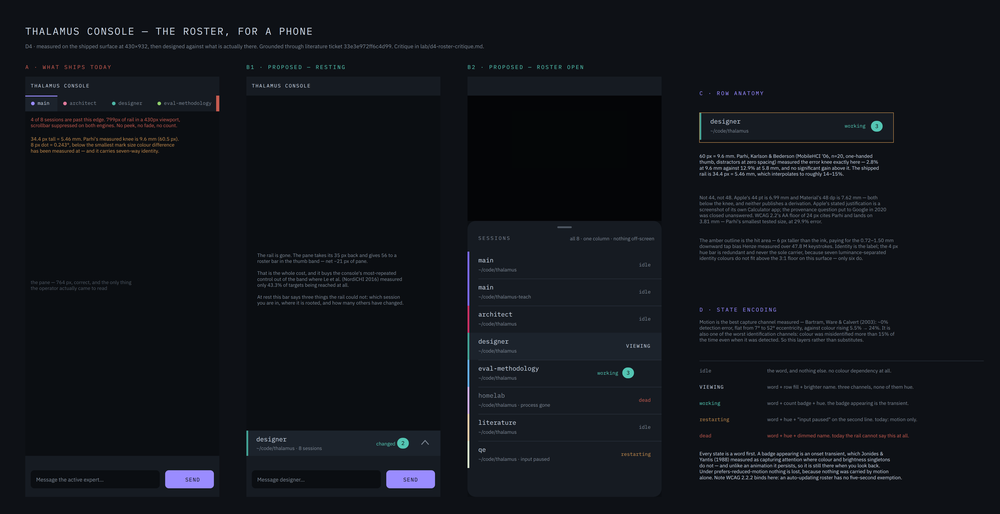
#> input picture lab/assets/d4-console-roster.png, 1000 x 514 px, shrunk from 4432 x 2280 before the run
$ python build-frames.py --dir ../lab/assets
#> lines starting #> are read from the running program, lines starting #| are printed output that depends on the picture; after the words box and inside, x2 and y2 are one past the last pixel; in counts of white or black regions, pixels touching at a corner belong together
#!/usr/bin/env python3
"""Turn a directory of images into frame themes for `thalamus console --frames`.

For each image: find the sign/panel the terminal text should sit in, darken any
figures leaning into it so text stays legible, and record the panel geometry as
fractions of the image. Consumers scale the image into a viewport of unknown size,
so fractions hold where pixel offsets would not.

Usage:
    build-frames.py --dir ~/frames [--scrim 0.74]
    thalamus console --frames ~/frames/frames.lua

Detection can be overridden per file in `panels.json` beside the images:
    { "my-image.png": {"left": 346, "top": 222, "right": 1333, "bottom": 872} }

This is ONE producer of the frame file, not the definition of it. The file is a
contract — anything emitting {name, path, panel} works, and hand-authoring is a
first-class path. The generator ships because without it the geometry is
reproducible only by hand. WezTerm consumes the same file, so pointing `--dir` at
`$WEZTERM_CONFIG_DIR/frames` makes one frame serve both. Format and workflow:
docs/frame-themes.md.

Needs pillow, numpy and scipy — `uv sync --extra frames`. Nothing else in Thalamus
wants them, which is why they are an optional extra and this lives outside the
package.
"""
import argparse
import json
import os
import sys

import numpy as np
from PIL import Image, ImageDraw, ImageFilter
from scipy import ndimage

EXTS = ('.png', '.jpg', '.jpeg', '.webp', '.gif', '.bmp')
DARK = 60        # luminance below this counts as "panel", not "art"
TOL = 20         # per-channel distance from the panel colour that still counts as panel
TEXT_INSET = 18  # keep glyphs off the glowing border
RADIUS = 42
FEATHER = 9


def luminance(im):
    a = np.asarray(im.convert('RGB'), dtype=np.float32)
    return 0.299 * a[..., 0] + 0.587 * a[..., 1] + 0.114 * a[..., 2]


def largest_dark_rect(dark):
    """Biggest all-dark axis-aligned rectangle (maximal rectangle in histogram)."""
    h, w = dark.shape
    heights = np.zeros(w, dtype=int)
    best = (0, 0, 0, 0, 0)
    for y in range(h):
        heights = np.where(dark[y], heights + 1, 0)
        stack = []
        for i, cur in enumerate(list(heights) + [0]):
            start = i
            while stack and stack[-1][1] > cur:
                idx, hh = stack.pop()
                area = hh * (i - idx)
                if area > best[0]:
                    best = (area, idx, y - hh + 1, i - 1, y)
                start = idx
            stack.append((start, cur))
    return best[1:]  # x0, y0, x1, y1


def detect_panel(im):
    """Find the sign.

    Seed with the largest rectangle that touches no artwork, read the panel's
    flat colour out of it, then take every pixel of that colour connected to the
    seed. Growing the seed by darkness alone doesn't work: figures leaning over
    the sign make the border rows only ~30% dark, and the threshold you'd need to
    grow past them also runs off the sign into dark scenery behind it. Colour
    identity has a hard edge where the sign ends; darkness doesn't.
    """
    a = np.asarray(im.convert('RGB'), dtype=np.int16)
    h, w = a.shape[:2]
    x0, y0, x1, y1 = largest_dark_rect(luminance(im) < DARK)

    panel_rgb = np.median(a[y0:y1 + 1, x0:x1 + 1].reshape(-1, 3), axis=0)
    same = np.abs(a - panel_rgb).max(axis=2) <= TOL
    lab, _n = ndimage.label(same)
    comp = lab == lab[(y0 + y1) // 2, (x0 + x1) // 2]

    ys, xs = np.nonzero(comp)
    return dict(left=int(xs.min()), top=int(ys.min()),
                right=int(xs.max()), bottom=int(ys.max()))


def build(path, panel, scrim, built_dir):
    im = Image.open(path).convert('RGB')
    w, h = im.size

    mask = Image.new('L', (w, h), 0)
    ImageDraw.Draw(mask).rounded_rectangle(
        [panel['left'] + 6, panel['top'] + 6, panel['right'] - 6, panel['bottom'] - 6],
        radius=RADIUS, fill=255)
    mask = mask.filter(ImageFilter.GaussianBlur(FEATHER))

    a = np.asarray(im, dtype=np.float32)
    navy = np.median(a[np.asarray(mask) > 200], axis=0) if (np.asarray(mask) > 200).any() \
        else np.array([16., 15., 27.])
    m = (np.asarray(mask, dtype=np.float32) / 255.0)[..., None] * scrim
    out = Image.fromarray((a * (1 - m) + navy * m).astype(np.uint8))

    os.makedirs(built_dir, exist_ok=True)
    dest = os.path.join(built_dir, os.path.splitext(os.path.basename(path))[0] + '.png')
    out.save(dest)

    t = dict(left=panel['left'] + TEXT_INSET, top=panel['top'] + TEXT_INSET,
             right=panel['right'] - TEXT_INSET, bottom=panel['bottom'] - TEXT_INSET)
    return dest, navy, dict(
        left=t['left'] / w, right=(w - t['right']) / w,
        top=t['top'] / h, bottom=(h - t['bottom']) / h)


def main():
    ap = argparse.ArgumentParser(description=__doc__.splitlines()[0])
    ap.add_argument('--dir', required=True, metavar='PATH',
                    help='directory of source images; frames.lua is written here')
    ap.add_argument('--scrim', type=float, default=0.74,
                    help='0 = leave art untouched, 1 = erase figures inside the panel')
    args = ap.parse_args()

    src_dir = os.path.expanduser(args.dir)
    built_dir = os.path.join(src_dir, 'built')
    panels_json = os.path.join(src_dir, 'panels.json')
    frames_lua = os.path.join(src_dir, 'frames.lua')

    os.makedirs(src_dir, exist_ok=True)
    overrides = {}
    if os.path.exists(panels_json):
        with open(panels_json) as fh:
            overrides = json.load(fh)

    images = sorted(f for f in os.listdir(src_dir)
                    if f.lower().endswith(EXTS) and not f.startswith('.'))
    if not images:
        sys.exit('no images in %s -- drop some in and re-run' % src_dir)

    entries = []
    for name in images:
        path = os.path.join(src_dir, name)
        im = Image.open(path)
#> im is the input picture: PIL image 1000x514 RGB; mean R, G, B 17.3, 20.5, 25.9
        w, h = im.size
#> w = 1000; h = 514
        # Animated backgrounds animate, but only frame 1 is measured for geometry.
        animated = getattr(im, 'n_frames', 1) > 1
#> animated = False

        if name in overrides:
            panel, how = overrides[name], 'panels.json'
        else:
            panel, how = detect_panel(im), 'detected'
#> in largest_dark_rect, `h, w = dark.shape`: h = 514; w = 1000
#> after the loop in largest_dark_rect, `for y in range(h):`: best = (77982, 0, 153, 245, 469); heights = 1000 values, max 514 at index 0, min 25 at index 168, mean 209.3
#> in detect_panel, `x0, y0, x1, y1 = largest_dark_rect(luminance(im) < DARK)`: x0 = 0; y0 = 153; x1 = 245; y1 = 469
#> in detect_panel, `panel_rgb = np.median(a[y0:y1 + 1, x0:x1 + 1].reshape(-1, 3), axis=0)`: panel_rgb = [11, 14, 18]
#> in detect_panel, `same = np.abs(a - panel_rgb).max(axis=2) <= TOL`:
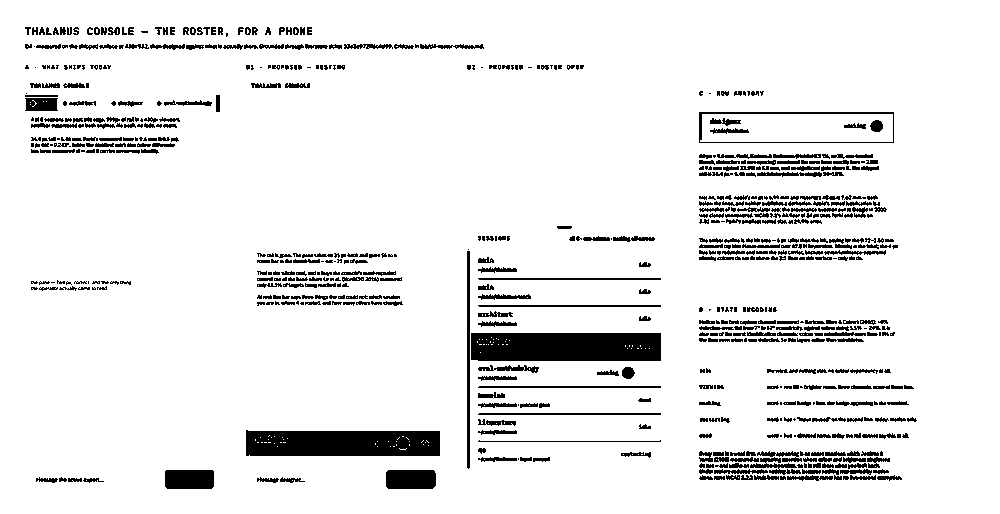
#> same: shape (514, 1000) bool; 91.8% white; 697 black regions (203 under 20 px), largest, box (x1, y1, x2, y2) and area: (471, 333, 661, 361) 5268, (246, 430, 440, 456) 4784, (386, 470, 436, 489) 934
#> in detect_panel, `lab, _n = ndimage.label(same)`:
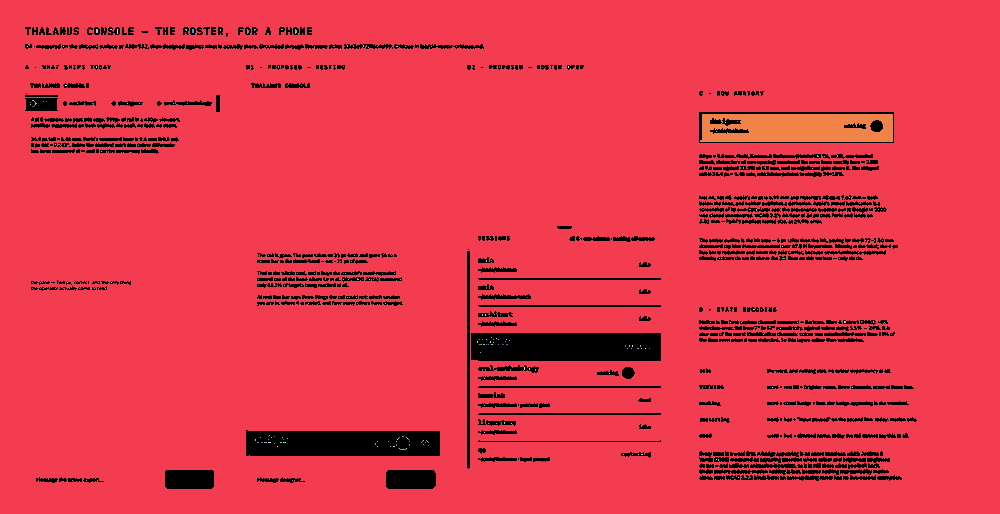
#> lab: shape (514, 1000) int32; 329 distinct labels, from 0 to 328; one colour per label, 0 black
#> in detect_panel, `comp = lab == lab[(y0 + y1) // 2, (x0 + x1) // 2]`:
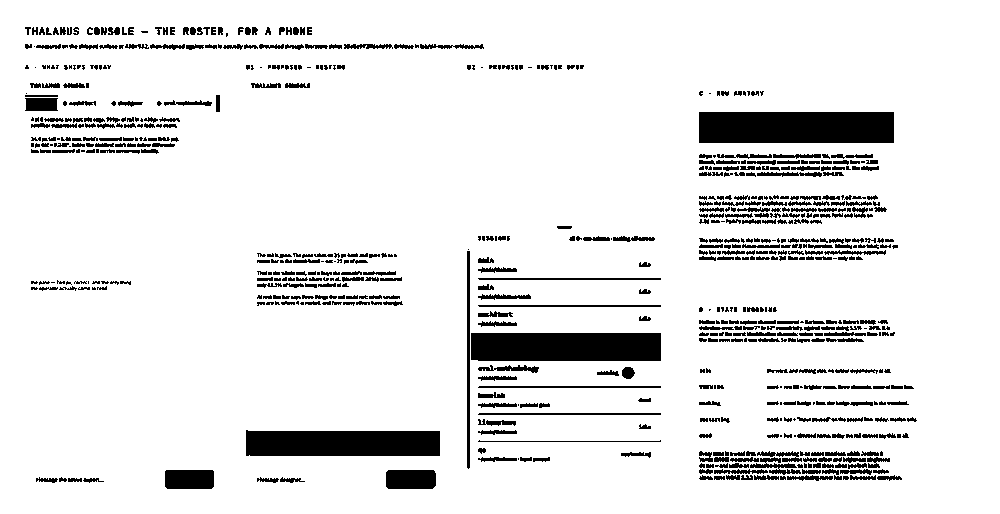
#> comp: shape (514, 1000) bool; 90.7% white; 693 black regions (200 under 20 px), largest, box (x1, y1, x2, y2) and area: (699, 112, 894, 143) 6045, (471, 333, 661, 361) 5313, (246, 430, 440, 456) 4851
#> panel = {'left': 0, 'top': 0, 'right': 999, 'bottom': 513}; how = 'detected'

        area = ((panel['right'] - panel['left']) * (panel['bottom'] - panel['top'])) / (w * h)
#> area = 0.997
        if animated:
            # Scrimming an animation would flatten it to one frame; use it as-is.
            dest = path
            t = dict(left=panel['left'] + TEXT_INSET, top=panel['top'] + TEXT_INSET,
                     right=panel['right'] - TEXT_INSET, bottom=panel['bottom'] - TEXT_INSET)
            frac = dict(left=t['left'] / w, right=(w - t['right']) / w,
                        top=t['top'] / h, bottom=(h - t['bottom']) / h)
            note = 'animated, not scrimmed'
        else:
            dest, _navy, frac = build(path, panel, args.scrim, built_dir)
#> in build, `mask = Image.new('L', (w, h), 0)`: mask: PIL image 1000x514 L; every value is 0
#> in build, `ImageDraw.Draw(mask).rounded_rectangle( [panel['left'] + 6, panel['top..`:
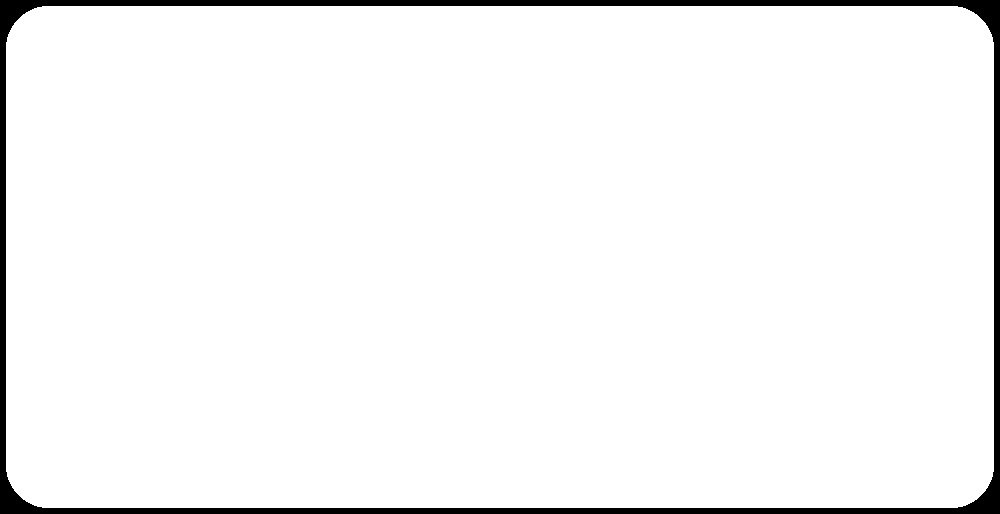
#> mask: PIL image 1000x514 L; 96.2% white; 1 black region, box (x1, y1, x2, y2) and area: (0, 0, 1000, 514) 19596
#> in build, `mask = mask.filter(ImageFilter.GaussianBlur(FEATHER))`:
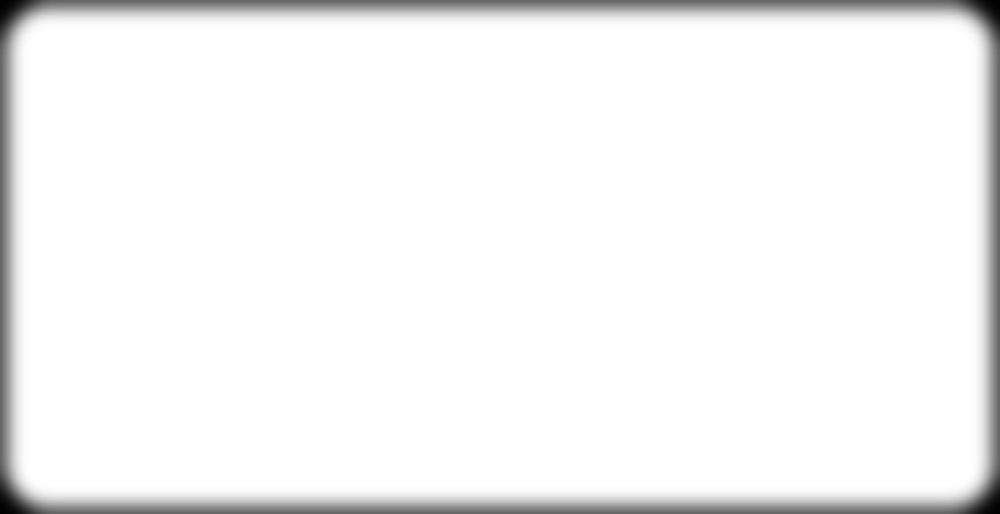
#> mask: PIL image 1000x514 L; min 0, max 255, mean 244.2
#> in build, `navy = np.median(a[np.asarray(mask) > 200], axis=0) if (np.asarray(mas..`: navy = [14, 17, 22]
#> in build, `m = (np.asarray(mask, dtype=np.float32) / 255.0)[..., None] * scrim`:
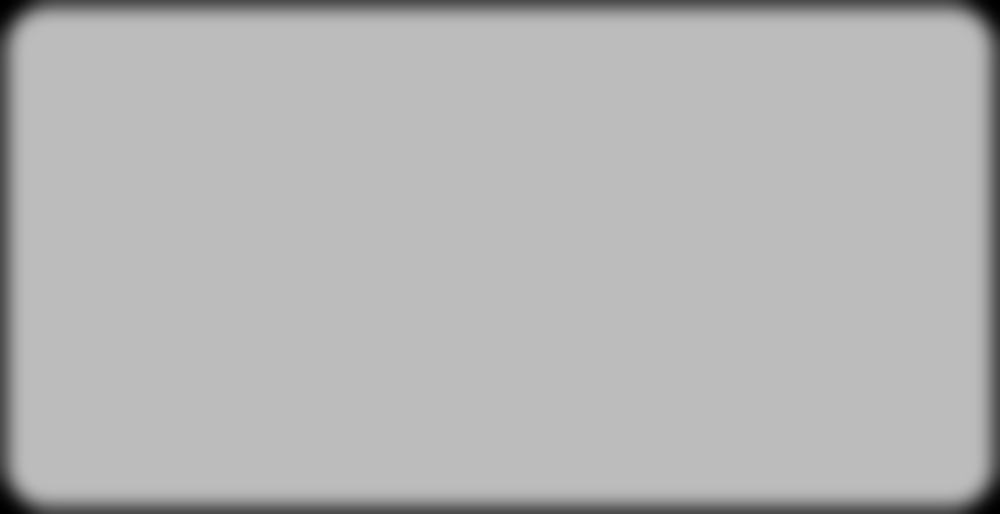
#> m: shape (514, 1000, 1) float32; min 0, max 0.74, mean 0.709
#> in build, `out = Image.fromarray((a * (1 - m) + navy * m).astype(np.uint8))`:
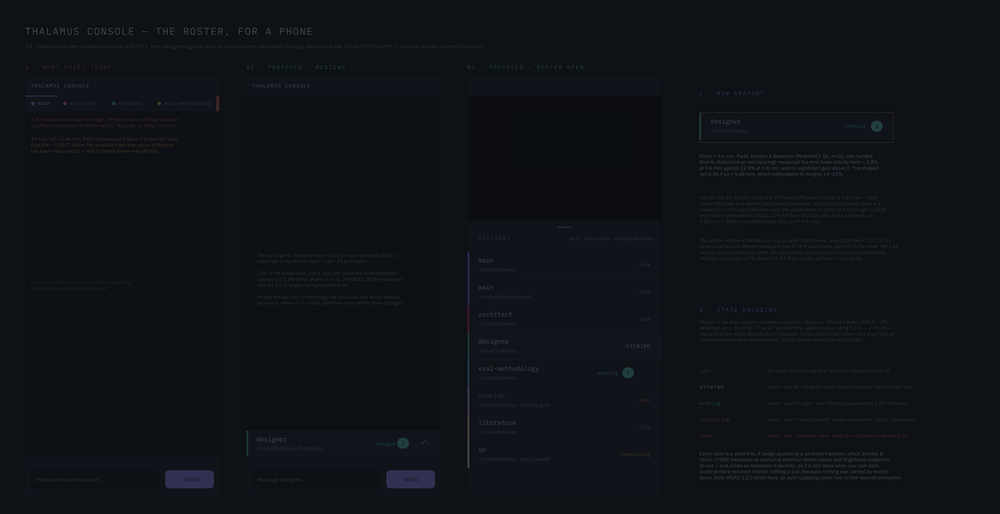
#> out: PIL image 1000x514 RGB; mean R, G, B 14.7, 17.7, 22.7
#> in build, `t = dict(left=panel['left'] + TEXT_INSET, top=panel['top'] + TEXT_INSE..`: t = {'left': 18, 'top': 18, 'right': 981, 'bottom': 495}
#> frac = {'left': 0.018, 'right': 0.019, 'top': 0.035, 'bottom': 0.037}
            note = ''

        flag = '  <-- panel looks too small, check panels.json' if area < 0.12 else ''
#> flag = ''
        print('%-34s %4dx%-4d panel %d,%d..%d,%d  (%s, %d%% of image) %s%s'
              % (name, w, h, panel['left'], panel['top'], panel['right'], panel['bottom'],
                 how, round(area * 100), note, flag))
#| d4-console-roster.png              1000x514  panel 0,0..999,513  (detected, 100% of image)
        entries.append((name, dest, frac))

    with open(frames_lua, 'w') as f:
        f.write('-- generated by build-frames.py; edit panels.json to correct geometry\n')
        f.write('return {\n')
        for name, dest, fr in entries:
            # JSON string escaping is a safe subset of Lua's.
            f.write('  { name = %s, path = %s,\n' % (json.dumps(name), json.dumps(dest)))
            f.write('    panel = { left = %.5f, right = %.5f, top = %.5f, bottom = %.5f } },\n'
                    % (fr['left'], fr['right'], fr['top'], fr['bottom']))
#> this loop made 1 pass
#> name on pass 1: 'd4-console-roster.png'
        f.write('}\n')
    print('\nwrote %s (%d frame%s).\n  thalamus console --frames %s     # F12 toggles, F9 cycles'
          % (frames_lua, len(entries), '' if len(entries) == 1 else 's', frames_lua))
#| wrote ../lab/assets/frames.lua (1 frame).
#|   thalamus console --frames ../lab/assets/frames.lua     # F12 toggles, F9 cycles


if __name__ == '__main__':
    main()
